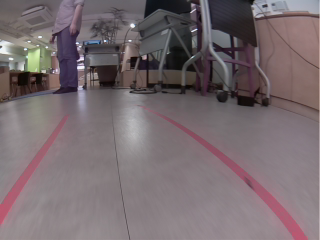
#> input picture data/RC_1001_095.png, 320 x 240 px
$ python -i jd_opencv_lane_detect.py   (imports and definitions only)
#> lines starting #> are read from the running program, lines starting #| are printed output that depends on the picture; after the words box and inside, x2 and y2 are one past the last pixel; in counts of white or black regions, pixels touching at a corner belong together
import cv2
import numpy as np
import logging
import math
import datetime
import sys

show_image = False

# Black tape detector tuning for the 320x240 Pi camera image.  Ratios are
# used for geometry/area checks so the detector still behaves sensibly if a
# different resolution is delivered.
BLACK_VALUE_MAX = 110
ROI_TOP_RATIO = 0.5
MIN_COMPONENT_AREA_RATIO = 0.005
MAX_COMPONENT_AREA_RATIO = 0.14
MIN_COMPONENT_ELONGATION = 1.7
MIN_COMPONENT_THICKNESS_RATIO = 0.0125
MIN_VERTICAL_DIRECTION = 0.22
MIN_COMPONENT_BOTTOM_RATIO = 0.75
MIN_LANE_SEPARATION_RATIO = 0.12
EXPECTED_HALF_LANE_WIDTH_RATIO = 0.19


class JdOpencvLaneDetect(object):
    def __init__(self):
        self.curr_steering_angle = 90

    # [23 lines left out: functions get_lane, get_steering_angle, get_raw_steering_angle, not called in this run]

############################
# Frame processing steps
############################
def detect_lane(frame):
    logging.debug('detecting lane lines...')
    black_mask = detect_black_mask(frame)
    show_image('black mask', black_mask)

    cropped_mask = region_of_interest(black_mask)
    show_image('black mask cropped', cropped_mask)

    edges = cv2.Canny(cropped_mask, 100, 200)
    show_image('edges', edges)

    # The course is bounded by two thick black tape lines.  Treat each tape
    # strip as an elongated connected component instead of looking only at
    # its Hough edges.  This also handles a nearly vertical boundary, which
    # the old slope calculation discarded when x1 == x2.
    lane_lines = detect_lane_components(frame, cropped_mask)
    lane_lines_image = display_lines(frame, lane_lines)
    show_image("lane lines images", lane_lines_image)

    return lane_lines, lane_lines_image

def detect_black_mask(frame):
    """Return a binary mask for black tape candidates."""
    hsv = cv2.cvtColor(frame, cv2.COLOR_BGR2HSV)
    show_image("hsv", hsv)
    lower_black = np.array([0, 0, 0])
    upper_black = np.array([180, 255, BLACK_VALUE_MAX])
    mask = cv2.inRange(hsv, lower_black, upper_black)

    # Join small compression/motion-blur gaps without growing thin floor
    # seams enough to pass the component filters below.
    kernel = cv2.getStructuringElement(cv2.MORPH_RECT, (5, 3))
    return cv2.morphologyEx(mask, cv2.MORPH_CLOSE, kernel)


def detect_lane_components(frame, cropped_mask):
    """Fit up to two lane-boundary lines to elongated black components."""
    height, width = cropped_mask.shape
    roi_area = width * int(height * (1 - ROI_TOP_RATIO))
    min_area = max(20, int(roi_area * MIN_COMPONENT_AREA_RATIO))
    max_area = int(roi_area * MAX_COMPONENT_AREA_RATIO)

    count, labels, stats, _ = cv2.connectedComponentsWithStats(
        cropped_mask, connectivity=8
    )
    candidates = []

    for label in range(1, count):
        x, y, component_width, component_height, area = stats[label]
        if area < min_area or area > max_area:
            continue
        if y + component_height < height * MIN_COMPONENT_BOTTOM_RATIO:
            continue

        ys, xs = np.where(labels == label)
        points = np.column_stack((xs, ys)).astype(np.float32)
        rect_width, rect_height = cv2.minAreaRect(points)[1]
        short_side = max(min(rect_width, rect_height), 1.0)
        elongation = max(rect_width, rect_height) / short_side

        vx, vy, x0, y0 = cv2.fitLine(
            points, cv2.DIST_L2, 0, 0.01, 0.01
        ).flatten()
        if elongation < MIN_COMPONENT_ELONGATION:
            continue
        if short_side < width * MIN_COMPONENT_THICKNESS_RATIO:
            # Floor-board seams are dark and long too, but much thinner than
            # the tape even after the small closing operation above.
            continue
        if abs(vy) < MIN_VERTICAL_DIRECTION:
            # A nearly horizontal strip means the car is looking across the
            # track; returning no steering target is safer than driving on.
            continue

        bottom_x = x0 + (height - y0) * vx / vy
        lookahead_y = int(height * ROI_TOP_RATIO)
        lookahead_x = x0 + (lookahead_y - y0) * vx / vy
        if not (-width <= bottom_x <= 2 * width):
            continue
        if not (-width <= lookahead_x <= 2 * width):
            continue

        score = float(area * elongation * abs(vy))
        candidates.append((score, float(bottom_x), float(lookahead_x)))

    # Prefer the strongest components and avoid returning two fragments of
    # the same tape strip as the two lane boundaries.
    candidates.sort(reverse=True)
    selected = []
    min_separation = width * MIN_LANE_SEPARATION_RATIO
    for candidate in candidates:
        if all(
            abs(candidate[2] - previous[2]) >= min_separation
            for previous in selected
        ):
            selected.append(candidate)
        if len(selected) == 2:
            break

    lane_lines = []
    for _, bottom_x, lookahead_x in selected:
        bottom_x = max(-width, min(2 * width, int(round(bottom_x))))
        lookahead_x = max(-width, min(2 * width, int(round(lookahead_x))))
        lane_lines.append(
            [[bottom_x, height, lookahead_x, lookahead_y]]
        )

    lane_lines.sort(key=lambda line: line[0][2])
    return lane_lines


# [9 lines left out: function detect_edges, not called in this run]

def region_of_interest(canny):
    height, width = canny.shape
    mask = np.zeros_like(canny)

    # only focus bottom half of the screen

    polygon = np.array([[
        (0, height * ROI_TOP_RATIO),
        (width, height * ROI_TOP_RATIO),
        (width, height),
        (0, height),
    ]], np.int32)
    cv2.fillPoly(mask, polygon, 255)
    show_image("mask", mask)
    masked_image = cv2.bitwise_and(canny, mask)
    return masked_image

# [127 lines left out: functions detect_line_segments, average_slope_intercept, compute_steering_angle, stabilize_steering_angle, not called in this run]


"""
  Utility Functions
"""
def display_lines(frame, lines, line_color=(0, 255, 0), line_width=10):
    line_image = np.zeros_like(frame)
    if lines is not None:
        for line in lines:
            # np.array(...).flatten() normalizes both the (N,1,4) shape
            # (older OpenCV) and the (N,4) shape (OpenCV 5.x).
            x1, y1, x2, y2 = np.array(line).flatten()
            cv2.line(line_image, (int(x1), int(y1)), (int(x2), int(y2)), line_color, line_width)
    line_image = cv2.addWeighted(frame, 0.8, line_image, 1, 1)
    return line_image


# [22 lines left out: function display_heading_line, not called in this run]


def length_of_line_segment(line):
    x1, y1, x2, y2 = line
    return math.sqrt((x2 - x1) ** 2 + (y2 - y1) ** 2)


def show_image(title, frame, show=show_image):
    if show:
        cv2.imshow(title, frame)


# [10 lines left out: function make_points, not called in this run]

>>> import cv2
>>> picture = cv2.imread('data/RC_1001_095.png')
#> picture is the input picture: shape (240, 320, 3); mean B, G, R 110.9, 107, 119.3
>>> result = detect_lane(picture)
#> in detect_black_mask, `hsv = cv2.cvtColor(frame, cv2.COLOR_BGR2HSV)`: hsv: shape (240, 320, 3); mean H, S, V 132.9, 33.3, 120.5
#> in detect_black_mask, `mask = cv2.inRange(hsv, lower_black, upper_black)`:
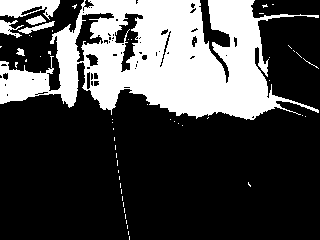
#> mask: shape (240, 320); 28.5% white; 55 white regions (49 under 20 px), largest, box (x1, y1, x2, y2) and area: (0, 0, 319, 120) 20376, (0, 0, 60, 20) 783, (0, 20, 24, 38) 198, (18, 21, 55, 34) 161, (26, 15, 46, 25) 112, (16, 48, 25, 56) 43
#> in detect_black_mask, `return cv2.morphologyEx(mask, cv2.MORPH_CLOSE, kernel)`:
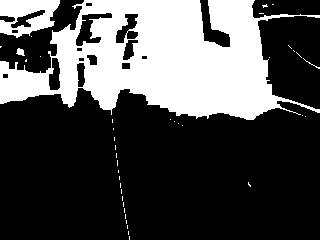
#> returned value: shape (240, 320); 30.2% white; 40 white regions (36 under 20 px), largest, box (x1, y1, x2, y2) and area: (0, 0, 320, 120) 21556, (0, 0, 60, 38) 1465, (16, 48, 25, 56) 46, (303, 58, 320, 69) 21
#> in region_of_interest, `cv2.fillPoly(mask, polygon, 255)`:
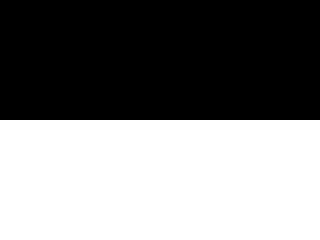
#> mask: shape (240, 320); 50% white; 1 white region, box (x1, y1, x2, y2) and area: (0, 120, 320, 240) 38400
#> in region_of_interest, `masked_image = cv2.bitwise_and(canny, mask)`:
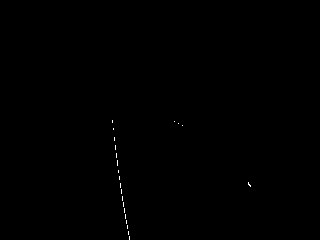
#> masked_image: shape (240, 320); 0.11% white in thin lines or dots, all inside (x1, y1, x2, y2) = (112, 120, 251, 240)
#> in detect_lane, `edges = cv2.Canny(cropped_mask, 100, 200)`:
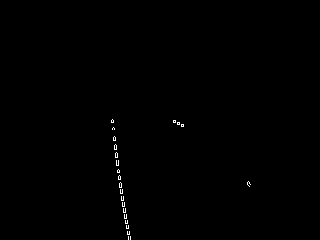
#> edges: shape (240, 320); 0.28% white in thin lines or dots, all inside (x1, y1, x2, y2) = (111, 119, 251, 240)
#> in detect_lane_components, `count, labels, stats, _ = cv2.connectedComponentsWithStats( cropped_ma..`: labels: shape (240, 320) int32; 23 distinct labels, from 0 to 22
#> in detect_lane_components, `count, labels, stats, _ = cv2.connectedComponentsWithStats( cropped_ma..`: count = 23; stats = 23 rows, first 6: [0, 0, 320, 240, 76712], [112, 120, 1, 3, 3], [174, 121, 1, 1, 1], [178, 123, 1, 1, 1], [182, 125, 1, 1, 1], [113, 128, 1, 2, 2]
#> the loop in detect_lane_components, `for label in range(1, count):` made 22 passes
#> (x, y, component_width, component_height, area) on passes 1 to 12: (112, 120, 1, 3, 3), (174, 121, 1, 1, 1), (178, 123, 1, 1, 1), (182, 125, 1, 1, 1), (113, 128, 1, 2, 2), (114, 137, 1, 4, 4), (115, 145, 1, 5, 5), (116, 153, 1, 5, 5), (117, 160, 1, 6, 6), (118, 170, 1, 3, 3), (119, 176, 1, 4, 4), (120, 183, 1, 5, 5)
#> after the loop in detect_lane_components, `for label in range(1, count):`: candidates = []
#> after the loop in display_lines, `for line in lines:`: line_image: shape (240, 320, 3); every value is 0
#> in display_lines, `line_image = cv2.addWeighted(frame, 0.8, line_image, 1, 1)`:
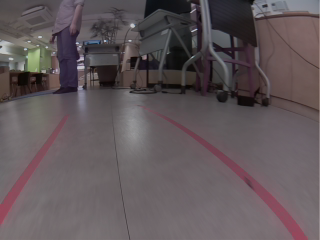
#> line_image: shape (240, 320, 3); mean B, G, R 89.8, 86.6, 96.5

$ run again, on data/RC_1009_120.png
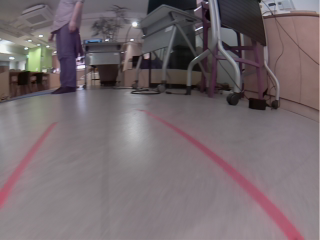
#> input picture data/RC_1009_120.png, 320 x 240 px
#> picture is the input picture: shape (240, 320, 3); mean B, G, R 110, 105.8, 117.1
#> hsv: shape (240, 320, 3); mean H, S, V 132.3, 32.2, 118.5
#> in detect_black_mask, `mask = cv2.inRange(hsv, lower_black, upper_black)`:
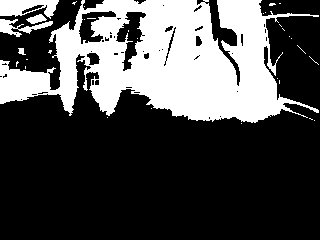
#> mask: shape (240, 320); 30% white; 32 white regions (27 under 20 px), largest, box (x1, y1, x2, y2) and area: (0, 0, 319, 123) 21665, (0, 0, 59, 19) 722, (0, 19, 53, 37) 377, (26, 14, 47, 24) 119, (18, 48, 26, 55) 36
#> masked_image: shape (240, 320); 0.07% white in thin lines or dots, all inside (x1, y1, x2, y2) = (196, 120, 315, 124)
#> edges: shape (240, 320); 0.09% white in thin lines or dots, all inside (x1, y1, x2, y2) = (195, 119, 316, 124)
#> labels: shape (240, 320) int32; 5 distinct labels, from 0 to 4
#> count = 5; stats = [[0, 0, 320, 240, 76744], [196, 120, 2, 1, 2], [203, 120, 11, 2, 12], [241, 120, 17, 4, 41], [314, 120, 1, 1, 1]]
#> the loop in detect_lane_components, `for label in range(1, count):` made 4 passes
#> (x, component_width, component_height, area) on pass 3: (241, 17, 4, 41)
#> after the loop in detect_lane_components, `for label in range(1, count):`: candidates = []
#> in display_lines, `line_image = cv2.addWeighted(frame, 0.8, line_image, 1, 1)`:
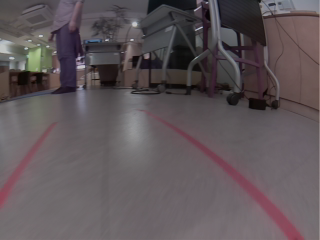
#> line_image: shape (240, 320, 3); mean B, G, R 89, 85.6, 94.7

$ run again, on data/RC_1010_120.png
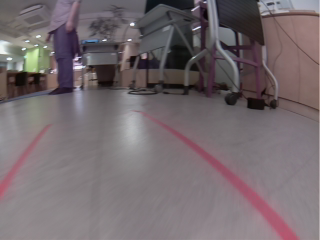
#> input picture data/RC_1010_120.png, 320 x 240 px
#> picture is the input picture: shape (240, 320, 3); mean B, G, R 109.8, 105.9, 116.5
#> hsv: shape (240, 320, 3); mean H, S, V 129.5, 30.6, 117.8
#> in detect_black_mask, `mask = cv2.inRange(hsv, lower_black, upper_black)`:
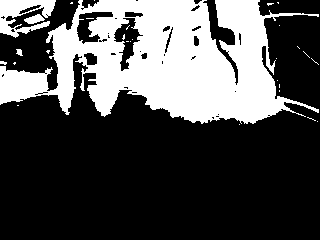
#> mask: shape (240, 320); 30.4% white; 29 white regions (24 under 20 px), largest, box (x1, y1, x2, y2) and area: (0, 0, 319, 124) 21984, (0, 0, 56, 38) 1103, (24, 14, 45, 24) 123, (16, 49, 23, 56) 33, (0, 61, 7, 65) 20
#> masked_image: shape (240, 320); 0.17% white; 4 white regions (2 under 20 px), largest, box (x1, y1, x2, y2) and area: (237, 120, 258, 125) 68, (189, 120, 217, 124) 60
#> edges: shape (240, 320); 0.14% white in thin lines or dots, all inside (x1, y1, x2, y2) = (188, 119, 320, 125)
#> labels: shape (240, 320) int32; 5 distinct labels, from 0 to 4
#> count = 5; stats = [[0, 0, 320, 240, 76667], [189, 120, 28, 4, 60], [237, 120, 21, 5, 68], [314, 120, 2, 1, 2], [317, 121, 3, 1, 3]]
#> the loop in detect_lane_components, `for label in range(1, count):` made 4 passes
#> after the loop in detect_lane_components, `for label in range(1, count):`: candidates = []
#> in display_lines, `line_image = cv2.addWeighted(frame, 0.8, line_image, 1, 1)`:
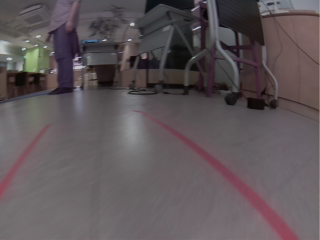
#> line_image: shape (240, 320, 3); mean B, G, R 88.9, 85.7, 94.2
